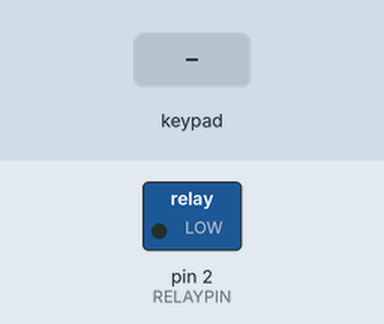
This sketch was run on a simulated Arduino Uno, built with avr-gcc and run on an emulated ATmega328P. Parts: switched loads named in the sketch (green lamp = pin HIGH). Inputs (shaded band) come from the test bench.

Above: at 1.2 s.
1.3 s: keypad keys 1 2 3 4 5 6 pressed 0.4 s apart
At 4.2 s:
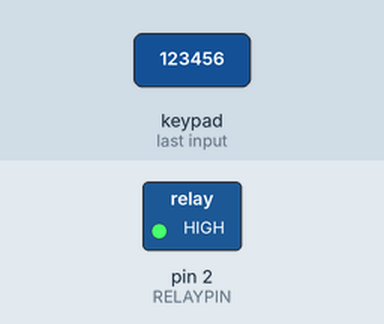
Timing chart, 0 to 6.8 s (numbered marks = the images above; inputs shaded):
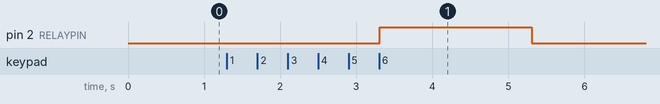

The sketch:

Keypad_test_code_with_relay.ino
```cpp
#include <Keypad.h>
#define RELAYPIN 2
#define Length 7          // give enough room for six chars + null

char Data[Length];            // to compare to the master password
char Master[Length]="123456";  // master password code
byte data_count = 0;
char customKey;

const byte ROWS = 3;
const byte COLS = 3;
char keys[ROWS][COLS]= {
  {'1','2','3'},
  {'4','5','6'},
  {'7','8','9'},
};

byte rowPins[ROWS] = {
  5,6,7};
byte colPins[COLS] = {
  8,9,10};

Keypad customKeypad( makeKeymap(keys), rowPins, colPins, ROWS, COLS);


void setup() {
  // put your setup code here, to run once:
pinMode(RELAYPIN,OUTPUT);
Serial.begin(9600);
}

void loop() {
  // put your main code here, to run repeatedly:
customKey = customKeypad.getKey();
Open();
}
void Open(){
if (customKey)
{


  Data[data_count] = customKey;

  data_count++;
}
if(data_count==Length-1)
{


  if(!strcmp(Data, Master))
  {

    digitalWrite(RELAYPIN,HIGH);
    delay(2000);
    digitalWrite(RELAYPIN,LOW);
  }


   clearData();
  }
}


void clearData()
{
  while(data_count !=0)
  {
    Data[data_count--]=0;
  }
  return ;
}
```

Measured:
- after the input at 1.3 s, pin 2 (RELAYPIN): LOW → HIGH after 2.0 s, → LOW 2.0 s later
